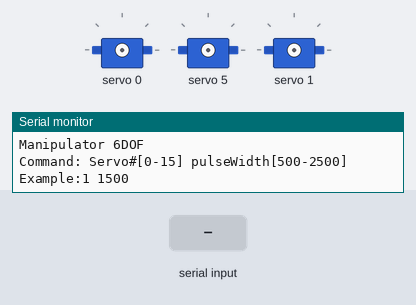
The sketch below on a simulated Arduino Uno, built with avr-gcc and run on an emulated ATmega328P. On the bench: 3 × servo, the last lines printed to the serial monitor. Inputs (shaded band) come from the test bench.

Above: at 1.2 s.
1.3 s: "90,45\n" received over Serial
At 3.6 s:
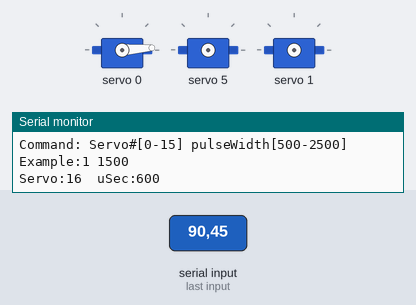
4.0 s: "5\n" received over Serial
At 6.8 s:
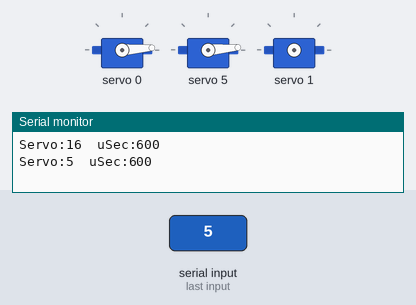
7.0 s: "1,90\n" received over Serial
At 9.6 s:
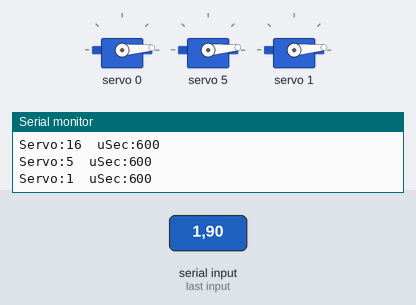
Timing chart, 0 to 11.1 s (numbered marks = the images above; inputs shaded):
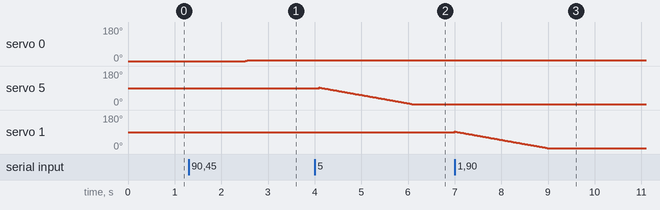

Measured:
- after the input at 1.3 s, servo 0: 0° → 4° after 1.2 s

The sketch:

PCA9685_Basic_Example.ino
```cpp
// (licence header left out)
#include <Wire.h>
#include <Adafruit_PWMServoDriver.h>

const unsigned char CHANNELS_MAX = 16;
const unsigned int PWM_FREQ = 50; // Hz
const unsigned int PWM_MAX = 4096;  // DN
const float PULSE_PER_USEC = ((float)PWM_FREQ * PWM_MAX) / 1.0e6;  // DN/uSec
const unsigned int SERVO_MIN = 600; // uSec
const unsigned int SERVO_MID = 1500; // uSec
const unsigned int SERVO_MAX = 2400; // uSec
const unsigned int GRIPPER_MIN = 1200;
const unsigned int GRIPPER_MAX = 1800;
const unsigned int WRIST_MIN = 600;
const unsigned int WRIST_MAX = 2400;
const unsigned int GRIPPER_ANGLE_MIN = 600;
const unsigned int GRIPPER_ANGLE_MAX = 2400;
const unsigned int LOWER_ARM_MIN = 600;
const unsigned int LOWER_ARM_MAX = 2400;
const unsigned int UPPER_ARM_MIN = 600;
const unsigned int UPPER_ARM_MAX = 2400;
const unsigned int SHOULDER_MIN = 600;
const unsigned int SHOULDER_MAX = 2400;
const unsigned int SERVO_DELAY = 10;

Adafruit_PWMServoDriver pwm = Adafruit_PWMServoDriver(&Wire, 0x40);
unsigned int prevServo[CHANNELS_MAX + 1];

void servoPulse(unsigned char servo, unsigned int uSec) {
	unsigned int result = constrain(uSec, SERVO_MIN, SERVO_MAX) * PULSE_PER_USEC;
	if (result < prevServo[servo]) {
		for (unsigned int temp = prevServo[servo]; temp > result; temp -= 1) {
			pwm.setPWM(servo, 0, temp);
			delay(SERVO_DELAY);
		}
	}
	else if (result > prevServo[servo]) {
		for (unsigned int temp = prevServo[servo]; temp < result; temp += 1) {
			pwm.setPWM(servo, 0, temp);
			delay(SERVO_DELAY);
		}
	}
	prevServo[servo] = result;
}

void setup() {
	pwm.begin();
	pwm.setPWMFreq(PWM_FREQ);
	Wire.setClock(400000);
	for (int i = 0; i < CHANNELS_MAX; i++) {
		prevServo[i] = SERVO_MID * PULSE_PER_USEC;
		servoPulse(i, SERVO_MID);         // Set all servos at mid position
	}
	Serial.setTimeout(100);
	Serial.begin(115200);
	Serial.println("Manipulator 6DOF");
	Serial.println("Command: Servo#[0-15] pulseWidth[500-2500]\t Example:1 1500");
}

void loop() {
	if (Serial.available()) {
		unsigned int servo = fabs(Serial.parseInt());
		unsigned int uSec = fabs(Serial.parseInt());
		servo = constrain(servo, 0, CHANNELS_MAX);
		uSec = constrain(uSec, SERVO_MIN, SERVO_MAX);
		Serial.println("Servo:" + String(servo) + "\tuSec:" + String(uSec));
		servoPulse(servo, uSec);
		while (Serial.available())
			Serial.read();
	}
}
```
